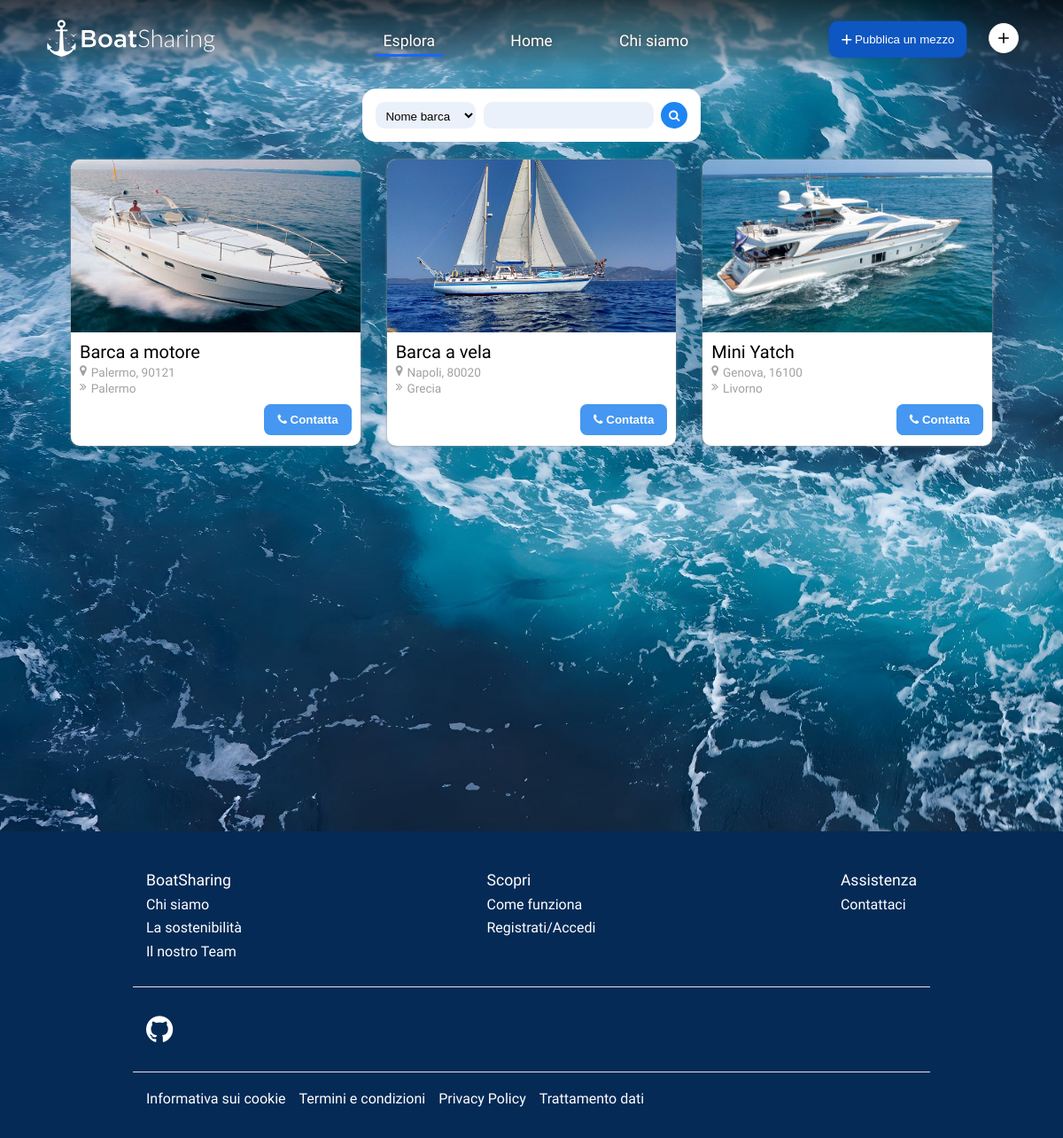
Screenshot of /catalog.php with the database file from the repository.
### tables this page shows
CREATE TABLE `boats` (
  `id` int(11) NOT NULL,
  `name` varchar(30) NOT NULL,
  `start_cap` varchar(5) NOT NULL,
  `start_city` varchar(100) NOT NULL,
  `destination` varchar(100) NOT NULL,
  `img` varchar(64) NOT NULL,
  `userid` int(11) NOT NULL
);

### main.php (called while the page is built, shortened)
<?php declare(strict_types=1);
    $ini = parse_ini_file(__DIR__ . "/config.ini", true);
    function loggedIn(PDO $conn): bool {
        if (empty($_SESSION['user_id']))
            return false;
        $stmt = $conn->prepare("SELECT 1 FROM users WHERE id = :id");
        $stmt->execute([
            "id" => $_SESSION['user_id']
        ]);
        $result = (bool) $stmt->fetchColumn();
        return $result;
    }
?>

### catalog.php (the view, shortened to what this page needs)
<!DOCTYPE html>
<html lang="it">
<head>
    <link rel="stylesheet" href="assets/css/style.css">
    <link rel="stylesheet" href="assets/css/catalog.css">
</head>
<body>
    <?php
        include("components/navbar.php")
    ?>
    <div class="content">
        <form action='catalog.php' method='GET'>
            <div class="search">
                <select name="type" required>
                    <option value="name">Nome barca</option>
                </select>
                <input type="text" name="content" minlength="5">
                <button type="submit">
                    <i class="fa fa-search"></i>
                </button>
            </div>
        </form>
        <div class="boats">
            <?php
                require_once "main.php";
                $searchquery = "";
                $params = [];
                $imgpath = $ini["Paths"]["boatimgs"];
                $sql = "SELECT * FROM boats " . $searchquery . "ORDER BY id LIMIT 50";
                $stmt = $conn -> prepare($sql);
                $stmt -> execute($params);
                foreach ($stmt->fetchAll() as $row) {
                    echo "
                        <div class='card'>
                            <img src='{$imgpath}{$row['img']}'>
                            <div class='infos'>
                                <p class='name'>{$row['name']}</p>
                                <div class='location'>
                                    <i class='fa fa-map-marker'></i>
                                    <p>{$row['start_city']}, {$row['start_cap']}</p>
                                </div>
                                <div class='location'>
                                    <i class='fa fa-angle-double-right'></i>
                                    <p>{$row['destination']}</p>
                                </div>
                                <form action='chat.php' method='POST'>
                                    <input type='hidden' name='_method' value='POST'>
                                    <input type='hidden' value='{$row['id']}' name='id'>
                                    <input type='hidden' value='{$row['userid']}' name='userid'>
                                    <button type='submit'>
                                        <i class='fa fa-phone'></i>
                                        Contatta
                                    </button>
                                </form>
                            </div>
                        </div>
                    ";
                }
            ?>
        </div>
    </div>
    <br><br>
    <?php
        include("components/footer.php")
    ?>
</body>
</html>

### components/navbar.php (shortened to what this page needs)
<div class="navbar">
    <a href="index.php">
        <img class="logo-adp">
    </a>
    <div class="links" id="nav-link">
        <a href="catalog.php">Esplora</a>
        <a href="index.php">Home</a>
        <a href="about.php">Chi siamo</a>
    </div>
    <div class="btns">
        <a href="account.php?modal=create">
            <button>
                <size>+</size>
                Pubblica un mezzo
            </button>
        </a>
        <?php
            require_once "main.php";
            if (loggedIn($conn)) {
                $sql = "SELECT user, color FROM users WHERE id = :id";
                $stmt = $conn -> prepare($sql);
                $stmt -> execute([
                    "id" => $_SESSION["user_id"],
                ]);
                $result = $stmt -> fetch(PDO::FETCH_OBJ);
                echo "
                <a href='account.php'>
                    <img src='components/avatar.php?color=$result->color' class='account'>
                </a>
                ";
            } else {
                echo "
                <a href='login.php'>
                    <img src='assets/images/ui/add.svg' class='account'>
                </a>
                ";
            }
        ?>
    </div>
</div>

### components/footer.php
<div class="footer">
    <div class="infopoint">
        <div class="info">
            <iname>BoatSharing</iname>
            <a href="about.php#chi-siamo">Chi siamo</a>
            <a href="about.php#la-sostenibilita">La sostenibilità</a>
            <a href="about.php#il-nostro-team">Il nostro Team</a>
        </div>
        <div class="info">
            <iname>Scopri</iname>
            <a href="about.php#come-funziona">Come funziona</a>
            <a href="account.php">Registrati/Accedi</a>
        </div>
        <div class="info">
            <iname>Assistenza</iname>
            <a href="about.php#contattaci">Contattaci</a>
        </div>
    </div>
    <hr>
    <div class="socials">
        <a class="https://github.com/minion6011">
            <i class="fa fa-github fa-3"></i>
        </a>
    </div>
    <hr>
    <div class="privacy-section">
        <a href="#">Informativa sui cookie</a>
        <a href="#">Termini e condizioni</a>
        <a href="#">Privacy Policy</a>
        <a href="#">Trattamento dati</a>
    </div>
</div>

### assets/css/style.css (style rules this page uses)
:root { --main-color: #00060e3b; --text-color: #000000; --font-family: "Pliant", sans-serif; }
body, html { margin: 0; color: var(--text-color); font-family: var(--font-family); width: 100%; overflow-x: hidden; }
p { all: unset; }
a { all: unset; cursor: pointer !important; }

### assets/css/catalog.css (style rules this page uses)
body, html { background-color: #dae4f6; background-image: url('../images/ui/ocean.jpeg'); background-repeat: no-repeat; background-size: cover; }

### rows the page displays
boats: img (picture), name "Barca a motore", start_city "Palermo", start_cap "90121", destination "Palermo"
boats: img (picture), name "Barca a vela", start_city "Napoli", start_cap "80020", destination "Grecia"
boats: img (picture), name "Mini Yatch", start_city "Genova", start_cap "16100", destination "Livorno"
